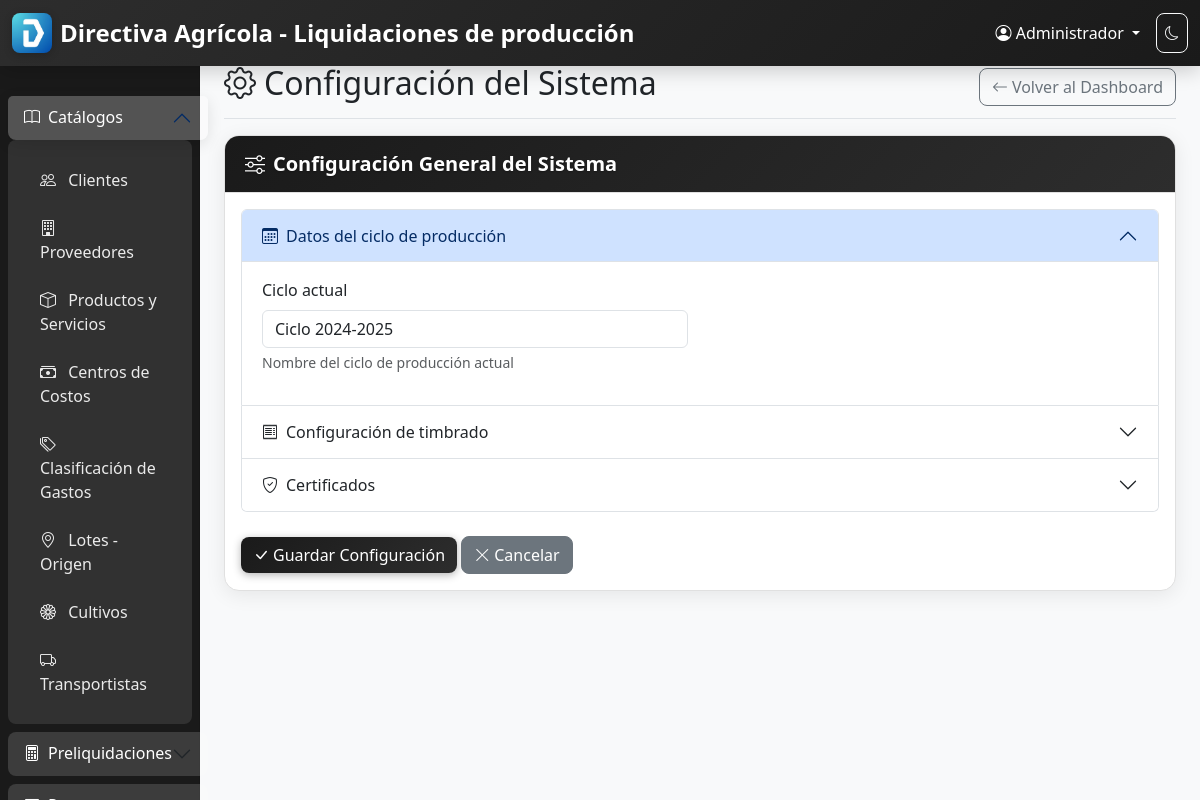
Page /configuracion/sistema/ (signed in) on the committed database.
### core/models.py (models this page shows, shortened)
class Usuario(AbstractUser):
    nombre = models.CharField(max_length=100, verbose_name="Nombre completo")
    puesto = models.CharField(max_length=100, verbose_name="Puesto")
    email = models.EmailField(unique=True, verbose_name="Correo electrónico")
    is_admin = models.BooleanField(default=False, verbose_name="Es administrador")
    USERNAME_FIELD = 'username'
    REQUIRED_FIELDS = ['email', 'nombre', 'puesto']
    class Meta:
        verbose_name = "Usuario"
        verbose_name_plural = "Usuarios"
        db_table = 'usuarios'

class ConfiguracionSistema(models.Model):
    ciclo_actual = models.CharField(
        max_length=100,
        blank=True,
        verbose_name="Ciclo actual",
        help_text="Nombre del ciclo de producción actual"
    )
    PAC_CHOICES = [
        ('PRODIGIA', 'Prodigia'),
    ]
    nombre_pac = models.CharField(
        max_length=50,
        choices=PAC_CHOICES,
        default='PRODIGIA',
        verbose_name="Nombre de PAC",
        help_text="Proveedor Autorizado de Certificación"
    )
    contrato = models.CharField(
        max_length=100,
        blank=True,
        verbose_name="Contrato",
        help_text="Número de contrato con el PAC"
    )
    usuario_pac = models.CharField(
        max_length=100,
        blank=True,
        verbose_name="Usuario",
        help_text="Usuario para el PAC"
    )
    password_pac = models.CharField(
        max_length=100,
        blank=True,
        verbose_name="Contraseña",
        help_text="Contraseña para el PAC"
    )
    certificado = models.TextField(
        blank=True,
        null=True,
        verbose_name="Certificado",
        help_text="Certificado en formato base64"
    )
    llave = models.TextField(
        blank=True,
        null=True,
        verbose_name="Llave",
        help_text="Llave privada en formato base64"
    )
    password_llave = models.CharField(
        max_length=100,
        blank=True,
        verbose_name="Contraseña de la llave",
        help_text="Contraseña para la llave privada"
    )
    fecha_creacion = models.DateTimeField(auto_now_add=True, verbose_name="Fecha de creación")
    fecha_modificacion = models.DateTimeField(auto_now=True, verbose_name="Fecha de modificación")
    usuario_creacion = models.ForeignKey(
        Usuario,
        on_delete=models.SET_NULL,
        null=True,
        related_name='configuraciones_creadas',
        verbose_name="Usuario de creación"
    )
    usuario_modificacion = models.ForeignKey(
        Usuario,
        on_delete=models.SET_NULL,
        null=True,
        related_name='configuraciones_modificadas',
        verbose_name="Usuario de modificación"
    )
    class Meta:
        verbose_name = "Configuración del Sistema"
        verbose_name_plural = "Configuraciones del Sistema"
        db_table = 'configuracion_sistema'

### core/views.py (the view, shortened to what this page needs)
# urls.py: path('configuracion/sistema/', ConfiguracionSistemaView.as_view(), name='configuracion_sistema'),
class ConfiguracionSistemaView(LoginRequiredMixin, TemplateView):
    template_name = 'core/configuracion_sistema.html'
    def get_context_data(self, **kwargs):
        context = super().get_context_data(**kwargs)
        context['title'] = 'Configuración del Sistema'
        configuracion = ConfiguracionSistema.objects.first()
        if not configuracion:
            configuracion = ConfiguracionSistema()
        form = ConfiguracionSistemaForm(instance=configuracion)
        context['configuracion'] = configuracion
        context['form'] = form
        return context

### templates/core/configuracion_sistema.html (shortened to what this page needs)
{% extends 'base.html' %}
{% load static %}
{% block content %}
<div class="d-flex justify-content-between flex-wrap flex-md-nowrap align-items-center pt-3 pb-2 mb-3 border-bottom">
    <h1 class="h2">
        <i class="bi bi-gear me-2"></i>Configuración del Sistema
    </h1>
    <div class="btn-toolbar mb-2 mb-md-0">
        <a href="{% url 'core:dashboard' %}" class="btn btn-outline-secondary">
            <i class="bi bi-arrow-left me-1"></i>Volver al Dashboard
        </a>
    </div>
</div>
<div class="row">
    <div class="col-12">
        <div class="card">
            <div class="card-header">
                <h5 class="card-title mb-0">
                    <i class="bi bi-sliders me-2"></i>Configuración General del Sistema
                </h5>
            </div>
            <div class="card-body">
                {% if form %}
                    <form method="post" enctype="multipart/form-data" id="configuracionForm">
                        <div class="accordion" id="configuracionAccordion">
                            <div class="accordion-item">
                                <h2 class="accordion-header" id="cicloHeader">
                                    <button class="accordion-button" type="button" data-bs-toggle="collapse" data-bs-target="#cicloCollapse" aria-expanded="true" aria-controls="cicloCollapse">
                                        <i class="bi bi-calendar3 me-2"></i>
                                        Datos del ciclo de producción
                                    </button>
                                </h2>
                                <div id="cicloCollapse" class="accordion-collapse collapse show" aria-labelledby="cicloHeader" data-bs-parent="#configuracionAccordion">
                                    <div class="accordion-body">
                                        <div class="row">
                                            <div class="col-md-6">
                                                <div class="mb-3">
                                                    <label for="{{ form.ciclo_actual.id_for_label }}" class="form-label">
                                                        {{ form.ciclo_actual.label }}
                                                    </label>
                                                    {{ form.ciclo_actual }}
                                                    {% if form.ciclo_actual.help_text %}
                                                        <div class="form-text">{{ form.ciclo_actual.help_text }}</div>
                                                    {% endif %}
                                                </div>
                                            </div>
                                        </div>
                                    </div>
                                </div>
                            </div>
                            <div class="accordion-item">
                                <h2 class="accordion-header" id="timbradoHeader">
                                    <button class="accordion-button collapsed" type="button" data-bs-toggle="collapse" data-bs-target="#timbradoCollapse" aria-expanded="false" aria-controls="timbradoCollapse">
                                        <i class="bi bi-receipt me-2"></i>
                                        Configuración de timbrado
                                    </button>
                                </h2>
                            </div>
                            <div class="accordion-item">
                                <h2 class="accordion-header" id="certificadosHeader">
                                    <button class="accordion-button collapsed" type="button" data-bs-toggle="collapse" data-bs-target="#certificadosCollapse" aria-expanded="false" aria-controls="certificadosCollapse">
                                        <i class="bi bi-shield-check me-2"></i>
                                        Certificados
                                    </button>
                                </h2>
                            </div>
                        </div>
                        <div class="mt-4">
                            <button type="submit" class="btn btn-primary" data-loading="true">
                                <i class="bi bi-check-lg me-1"></i>Guardar Configuración
                            </button>
                            <a href="{% url 'core:dashboard' %}" class="btn btn-secondary">
                                <i class="bi bi-x-lg me-1"></i>Cancelar
                            </a>
                        </div>
                    </form>
                {% else %}
                    <div class="alert alert-info">
                        <i class="bi bi-info-circle me-2"></i>
                        No se pudo cargar el formulario de configuración.
                    </div>
                {% endif %}
            </div>
        </div>
    </div>
</div>
{% endblock %}

### templates/base.html (shortened to what this page needs)
{% load static %}
{% load cache_utils %}
<!DOCTYPE html>
<html lang="es">
<head>
    <link href="https://cdn.jsdelivr.net/npm/bootstrap@5.3.2/dist/css/bootstrap.min.css" rel="stylesheet">
    <link href="https://cdn.jsdelivr.net/npm/bootstrap-icons@1.11.1/font/bootstrap-icons.css" rel="stylesheet">
    <link href="{% static_with_timestamp 'css/style.css' %}" rel="stylesheet">
</head>
<body>
    <nav class="navbar navbar-expand-lg navbar-dark bg-primary fixed-top">
        <div class="container-fluid">
            <div class="navbar-brand d-flex align-items-center">
                <img src="/static/images/LogoDirectiva.png" alt="Logo Directiva Agrícola" height="40" class="me-2">
                <span class="fw-bold">Directiva Agrícola - Liquidaciones de producción</span>
            </div>
            <div class="navbar-nav ms-auto">
                <div class="nav-item dropdown">
                    <a class="nav-link dropdown-toggle text-white" href="#" role="button" data-bs-toggle="dropdown">
                        <i class="bi bi-person-circle"></i> {{ user.nombre|default:user.username }}
                    </a>
                </div>
            </div>
        </div>
    </nav>
    <div class="container-fluid">
        <div class="row">
            <nav id="sidebar" class="col-md-3 col-lg-2 d-md-block bg-light sidebar collapse">
                <div class="position-sticky pt-5">
                    <div class="accordion" id="sidebarAccordion">
                        <div class="accordion-item">
                            <h2 class="accordion-header" id="catalogosHeader">
                                <button class="accordion-button" type="button" data-bs-toggle="collapse" data-bs-target="#catalogosCollapse" aria-expanded="true" aria-controls="catalogosCollapse">
                                    <i class="bi bi-book me-2"></i>
                                    Catálogos
                                </button>
                            </h2>
                            <div id="catalogosCollapse" class="accordion-collapse collapse show" aria-labelledby="catalogosHeader" data-bs-parent="#sidebarAccordion">
                                <div class="accordion-body">
                                    <ul class="nav flex-column">
                                        <li class="nav-item">
                                            <a class="nav-link" href="{% url 'core:cliente_list' %}">
                                                <i class="bi bi-people"></i> Clientes
                                            </a>
                                        </li>
                                        <li class="nav-item">
                                            <a class="nav-link" href="{% url 'core:proveedor_list' %}">
                                                <i class="bi bi-building"></i> Proveedores
                                            </a>
                                        </li>
                                        <li class="nav-item">
                                            <a class="nav-link" href="{% url 'core:producto_servicio_list' %}">
                                                <i class="bi bi-box"></i> Productos y Servicios
                                            </a>
                                        </li>
                                        <li class="nav-item">
                                            <a class="nav-link" href="{% url 'core:centro_costo_list' %}">
                                                <i class="bi bi-cash-stack"></i> Centros de Costos
                                            </a>
                                        </li>
                                        <li class="nav-item">
                                            <a class="nav-link" href="{% url 'core:clasificacion_gasto_list' %}">
                                                <i class="bi bi-tags"></i> Clasificación de Gastos
                                            </a>
                                        </li>
                                        <li class="nav-item">
                                            <a class="nav-link" href="{% url 'core:lote_origen_list' %}">
                                                <i class="bi bi-geo-alt"></i> Lotes - Origen
                                            </a>
                                        </li>
                                        <li class="nav-item">
                                            <a class="nav-link" href="{% url 'core:cultivo_list' %}">
                                                <i class="bi bi-flower1"></i> Cultivos
                                            </a>
                                        </li>
                                        <li class="nav-item">
                                            <a class="nav-link" href="{% url 'core:transportista_list' %}">
                                                <i class="bi bi-truck"></i> Transportistas
                                            </a>
                                        </li>
                                    </ul>
                                </div>
                            </div>
                        </div>
                        <div class="accordion-item">
                            <h2 class="accordion-header" id="preliquidacionesHeader">
                                <button class="accordion-button collapsed" type="button" data-bs-toggle="collapse" data-bs-target="#preliquidacionesCollapse" aria-expanded="false" aria-controls="preliquidacionesCollapse">
                                    <i class="bi bi-calculator me-2"></i>
                                    Preliquidaciones
                                </button>
                            </h2>
                        </div>
                        <div class="accordion-item">
                            <h2 class="accordion-header" id="presupuestosHeader">
                                <button class="accordion-button collapsed" type="button" data-bs-toggle="collapse" data-bs-target="#presupuestosCollapse" aria-expanded="false" aria-controls="presupuestosCollapse">
                                </button>
                            </h2>
                        </div>
                    </div>
                </div>
            </nav>
            <main class="col-md-9 ms-sm-auto col-lg-10 px-md-4">
                <div class="pt-5">
                    {% block content %}{% endblock %}
                </div>
            </main>
        </div>
    </div>
</body>
</html>

### rows in the picture
Usuario: nombre "Administrador"
ConfiguracionSistema: ciclo_actual "Ciclo 2024-2025"
